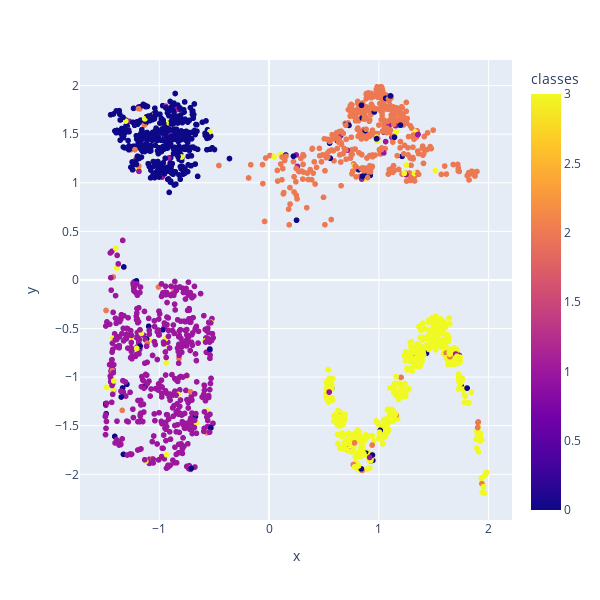

This figure's notebook cell:
### Code cell
fig = px.scatter(out_df, x = 'x', y = 'y', color = 'classes', width = 600, height = 600)
fig

### Figure 1 — Plotly figure (JSON) as saved in the notebook; plotly's stock layout.template omitted (floating-point values rounded to 4 significant figures; data arrays with more than 128 entries replaced by an {"elided": "..."} marker saying what was removed)
{"data": [{"hovertemplate": "x=%{x}<br>y=%{y}<br>classes=%{marker.color}<extra></extra>", "legendgroup": "", "marker": {"color": {"elided": "2000 int values"}, "coloraxis": "coloraxis", "symbol": "circle"}, "mode": "markers", "name": "", "showlegend": false, "type": "scattergl", "x": {"elided": "2000 float values"}, "xaxis": "x", "y": {"elided": "2000 float values"}, "yaxis": "y"}], "layout": {"coloraxis": {"colorbar": {"title": {"text": "classes"}}, "colorscale": [[0, "#0d0887"], [0.1111, "#46039f"], [0.2222, "#7201a8"], [0.3333, "#9c179e"], [0.4444, "#bd3786"], [0.5556, "#d8576b"], [0.6667, "#ed7953"], [0.7778, "#fb9f3a"], [0.8889, "#fdca26"], [1, "#f0f921"]]}, "height": 600, "legend": {"tracegroupgap": 0}, "margin": {"t": 60}, "width": 600, "xaxis": {"anchor": "y", "autorange": true, "domain": [0, 1], "range": [-1.723, 2.213], "title": {"text": "x"}, "type": "linear"}, "yaxis": {"anchor": "x", "autorange": true, "domain": [0, 1], "range": [-2.47, 2.263], "title": {"text": "y"}, "type": "linear"}}}
